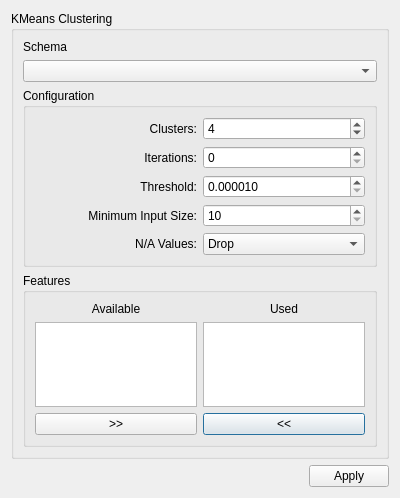
<?xml version="1.0" encoding="UTF-8"?>
<ui version="4.0">
 <class>kmeans</class>
 <widget class="QDialog" name="kmeans">
  <property name="geometry">
   <rect>
    <x>0</x>
    <y>0</y>
    <width>400</width>
    <height>498</height>
   </rect>
  </property>
  <property name="windowTitle">
   <string>KMeans Clustering</string>
  </property>
  <layout class="QVBoxLayout" name="verticalLayout">
   <item>
    <widget class="QGroupBox" name="groupBox">
     <property name="title">
      <string>KMeans Clustering</string>
     </property>
     <layout class="QGridLayout" name="gridLayout">
      <item row="7" column="0">
       <widget class="QGroupBox" name="groupBox_2">
        <property name="title">
         <string>Features</string>
        </property>
        <layout class="QGridLayout" name="gridLayout_2">
         <item row="1" column="0">
          <widget class="QListWidget" name="available"/>
         </item>
         <item row="2" column="1">
          <widget class="QPushButton" name="btn_not">
           <property name="text">
            <string>&lt;&lt;</string>
           </property>
          </widget>
         </item>
         <item row="2" column="0">
          <widget class="QPushButton" name="btn_use">
           <property name="text">
            <string>&gt;&gt;</string>
           </property>
          </widget>
         </item>
         <item row="1" column="1">
          <widget class="QListWidget" name="used"/>
         </item>
         <item row="0" column="1">
          <widget class="QLabel" name="label_3">
           <property name="text">
            <string>Used</string>
           </property>
           <property name="alignment">
            <set>Qt::AlignCenter</set>
           </property>
          </widget>
         </item>
         <item row="0" column="0">
          <widget class="QLabel" name="label_2">
           <property name="text">
            <string>Available</string>
           </property>
           <property name="alignment">
            <set>Qt::AlignCenter</set>
           </property>
          </widget>
         </item>
        </layout>
       </widget>
      </item>
      <item row="4" column="0">
       <widget class="QGroupBox" name="groupBox_3">
        <property name="title">
         <string>Configuration</string>
        </property>
        <layout class="QGridLayout" name="gridLayout_3">
         <item row="3" column="2">
          <widget class="QDoubleSpinBox" name="spin_threshold">
           <property name="decimals">
            <number>6</number>
           </property>
           <property name="minimum">
            <double>0.000010000000000</double>
           </property>
           <property name="singleStep">
            <double>0.000010000000000</double>
           </property>
           <property name="value">
            <double>0.000010000000000</double>
           </property>
          </widget>
         </item>
         <item row="1" column="2">
          <widget class="QSpinBox" name="spin_k">
           <property name="minimum">
            <number>2</number>
           </property>
           <property name="maximum">
            <number>100</number>
           </property>
           <property name="value">
            <number>4</number>
           </property>
          </widget>
         </item>
         <item row="3" column="0">
          <widget class="QLabel" name="label_6">
           <property name="text">
            <string>Threshold:</string>
           </property>
           <property name="alignment">
            <set>Qt::AlignRight|Qt::AlignTrailing|Qt::AlignVCenter</set>
           </property>
          </widget>
         </item>
         <item row="2" column="0">
          <widget class="QLabel" name="label_5">
           <property name="text">
            <string>Iterations:</string>
           </property>
           <property name="alignment">
            <set>Qt::AlignRight|Qt::AlignTrailing|Qt::AlignVCenter</set>
           </property>
          </widget>
         </item>
         <item row="2" column="2">
          <widget class="QSpinBox" name="spin_iter">
           <property name="maximum">
            <number>100</number>
           </property>
          </widget>
         </item>
         <item row="1" column="0">
          <widget class="QLabel" name="label_4">
           <property name="text">
            <string>Clusters:</string>
           </property>
           <property name="alignment">
            <set>Qt::AlignRight|Qt::AlignTrailing|Qt::AlignVCenter</set>
           </property>
          </widget>
         </item>
         <item row="5" column="0">
          <widget class="QLabel" name="label_7">
           <property name="text">
            <string>N/A Values:</string>
           </property>
           <property name="alignment">
            <set>Qt::AlignRight|Qt::AlignTrailing|Qt::AlignVCenter</set>
           </property>
          </widget>
         </item>
         <item row="5" column="2">
          <widget class="QComboBox" name="combox_na">
           <item>
            <property name="text">
             <string>Drop</string>
            </property>
           </item>
           <item>
            <property name="text">
             <string>Fill with 0</string>
            </property>
           </item>
           <item>
            <property name="text">
             <string>Fill with mean</string>
            </property>
           </item>
          </widget>
         </item>
         <item row="4" column="2">
          <widget class="QSpinBox" name="spin_size">
           <property name="minimum">
            <number>10</number>
           </property>
          </widget>
         </item>
         <item row="4" column="0">
          <widget class="QLabel" name="label_8">
           <property name="text">
            <string>Minimum Input Size:</string>
           </property>
           <property name="alignment">
            <set>Qt::AlignRight|Qt::AlignTrailing|Qt::AlignVCenter</set>
           </property>
          </widget>
         </item>
        </layout>
       </widget>
      </item>
      <item row="0" column="0">
       <widget class="QLabel" name="label">
        <property name="text">
         <string>Schema</string>
        </property>
       </widget>
      </item>
      <item row="2" column="0">
       <widget class="QComboBox" name="combox_schema"/>
      </item>
     </layout>
    </widget>
   </item>
   <item>
    <widget class="QDialogButtonBox" name="buttons">
     <property name="orientation">
      <enum>Qt::Horizontal</enum>
     </property>
     <property name="standardButtons">
      <set>QDialogButtonBox::Apply</set>
     </property>
    </widget>
   </item>
  </layout>
 </widget>
 <resources/>
 <connections>
  <connection>
   <sender>buttons</sender>
   <signal>accepted()</signal>
   <receiver>kmeans</receiver>
   <slot>accept()</slot>
   <hints>
    <hint type="sourcelabel">
     <x>227</x>
     <y>480</y>
    </hint>
    <hint type="destinationlabel">
     <x>157</x>
     <y>274</y>
    </hint>
   </hints>
  </connection>
  <connection>
   <sender>buttons</sender>
   <signal>rejected()</signal>
   <receiver>kmeans</receiver>
   <slot>reject()</slot>
   <hints>
    <hint type="sourcelabel">
     <x>295</x>
     <y>486</y>
    </hint>
    <hint type="destinationlabel">
     <x>286</x>
     <y>274</y>
    </hint>
   </hints>
  </connection>
 </connections>
</ui>
